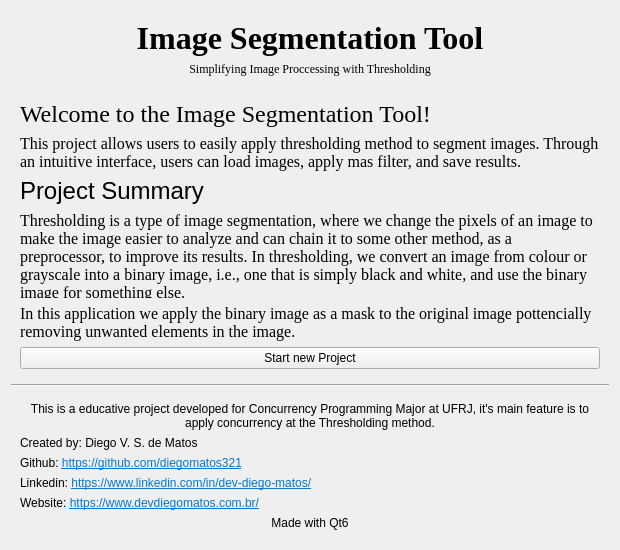
<?xml version="1.0" encoding="UTF-8"?>
<ui version="4.0">
 <class>WelcomePage</class>
 <widget class="QWidget" name="WelcomePage">
  <property name="geometry">
   <rect>
    <x>0</x>
    <y>0</y>
    <width>620</width>
    <height>550</height>
   </rect>
  </property>
  <property name="minimumSize">
   <size>
    <width>620</width>
    <height>550</height>
   </size>
  </property>
  <property name="windowTitle">
   <string>Form</string>
  </property>
  <layout class="QVBoxLayout" name="verticalLayout">
   <item>
    <widget class="QWidget" name="PageHeader" native="true">
     <layout class="QVBoxLayout" name="verticalLayout_2">
      <item>
       <widget class="QLabel" name="title">
        <property name="font">
         <font>
          <family>Times New Roman</family>
          <pointsize>24</pointsize>
          <bold>true</bold>
         </font>
        </property>
        <property name="text">
         <string>Image Segmentation Tool</string>
        </property>
        <property name="alignment">
         <set>Qt::AlignmentFlag::AlignHCenter|Qt::AlignmentFlag::AlignTop</set>
        </property>
       </widget>
      </item>
      <item>
       <widget class="QLabel" name="description">
        <property name="font">
         <font>
          <family>Times New Roman</family>
         </font>
        </property>
        <property name="text">
         <string>Simplifying Image Proccessing with Thresholding</string>
        </property>
        <property name="alignment">
         <set>Qt::AlignmentFlag::AlignHCenter|Qt::AlignmentFlag::AlignTop</set>
        </property>
       </widget>
      </item>
     </layout>
    </widget>
   </item>
   <item>
    <spacer name="verticalSpacer">
     <property name="orientation">
      <enum>Qt::Orientation::Vertical</enum>
     </property>
     <property name="sizeHint" stdset="0">
      <size>
       <width>20</width>
       <height>40</height>
      </size>
     </property>
    </spacer>
   </item>
   <item>
    <widget class="QWidget" name="PageContent" native="true">
     <layout class="QVBoxLayout" name="verticalLayout_3">
      <item>
       <widget class="QLabel" name="label_4">
        <property name="font">
         <font>
          <family>Times New Roman</family>
          <pointsize>18</pointsize>
         </font>
        </property>
        <property name="text">
         <string>Welcome to the Image Segmentation Tool!</string>
        </property>
       </widget>
      </item>
      <item>
       <widget class="QLabel" name="label_6">
        <property name="font">
         <font>
          <family>Times New Roman</family>
          <pointsize>12</pointsize>
         </font>
        </property>
        <property name="text">
         <string>&lt;html&gt;&lt;head/&gt;&lt;body&gt;&lt;p&gt;This project allows users to easily apply thresholding method to segment images. Through an intuitive interface, users can load images, apply mas filter, and save results. &lt;/p&gt;&lt;/body&gt;&lt;/html&gt;</string>
        </property>
        <property name="wordWrap">
         <bool>true</bool>
        </property>
       </widget>
      </item>
      <item>
       <widget class="QLabel" name="label_7">
        <property name="font">
         <font>
          <pointsize>18</pointsize>
         </font>
        </property>
        <property name="text">
         <string>Project Summary</string>
        </property>
       </widget>
      </item>
      <item>
       <widget class="QLabel" name="label">
        <property name="font">
         <font>
          <family>Times New Roman</family>
          <pointsize>12</pointsize>
         </font>
        </property>
        <property name="text">
         <string>&lt;html&gt;&lt;head/&gt;&lt;body&gt;&lt;p&gt;Thresholding is a type of image segmentation, where we change the pixels of an image to make the image easier to analyze and can chain it to some other method, as a preprocessor, to improve its results. In thresholding, we convert an image from colour or grayscale into a binary image, i.e., one that is simply black and white, and use the binary image for something else. &lt;/p&gt;&lt;/body&gt;&lt;/html&gt;</string>
        </property>
        <property name="wordWrap">
         <bool>true</bool>
        </property>
       </widget>
      </item>
      <item>
       <widget class="QLabel" name="label_10">
        <property name="font">
         <font>
          <family>Times New Roman</family>
          <pointsize>12</pointsize>
         </font>
        </property>
        <property name="text">
         <string>In this application we apply the binary image as a mask to the original image pottencially removing unwanted elements in the image.</string>
        </property>
        <property name="wordWrap">
         <bool>true</bool>
        </property>
       </widget>
      </item>
      <item>
       <widget class="QPushButton" name="pushButton">
        <property name="text">
         <string>Start new Project</string>
        </property>
       </widget>
      </item>
     </layout>
    </widget>
   </item>
   <item>
    <widget class="Line" name="line">
     <property name="orientation">
      <enum>Qt::Orientation::Horizontal</enum>
     </property>
    </widget>
   </item>
   <item>
    <widget class="QWidget" name="widget" native="true">
     <layout class="QVBoxLayout" name="verticalLayout_4">
      <item>
       <widget class="QLabel" name="label_11">
        <property name="text">
         <string>&lt;html&gt;&lt;head/&gt;&lt;body&gt;&lt;p&gt;This is a educative project developed for Concurrency Programming Major at UFRJ, it's main feature is to apply concurrency at the Thresholding method.&lt;/p&gt;&lt;/body&gt;&lt;/html&gt;</string>
        </property>
        <property name="alignment">
         <set>Qt::AlignmentFlag::AlignCenter</set>
        </property>
        <property name="wordWrap">
         <bool>true</bool>
        </property>
       </widget>
      </item>
      <item>
       <widget class="QLabel" name="label_2">
        <property name="text">
         <string>Created by: Diego V. S. de Matos</string>
        </property>
       </widget>
      </item>
      <item>
       <widget class="QLabel" name="label_5">
        <property name="text">
         <string>&lt;html&gt;&lt;head/&gt;&lt;body&gt;&lt;p&gt;Github: &lt;a href=&quot;https://github.com/diegomatos321&quot;&gt;&lt;span style=&quot; text-decoration: underline; color:#0078d7;&quot;&gt;https://github.com/diegomatos321&lt;/span&gt;&lt;/a&gt;&lt;/p&gt;&lt;/body&gt;&lt;/html&gt;</string>
        </property>
       </widget>
      </item>
      <item>
       <widget class="QLabel" name="label_3">
        <property name="text">
         <string>&lt;html&gt;&lt;head/&gt;&lt;body&gt;&lt;p&gt;Linkedin: &lt;a href=&quot;https://www.linkedin.com/in/dev-diego-matos/&quot;&gt;&lt;span style=&quot; text-decoration: underline; color:#0078d7;&quot;&gt;https://www.linkedin.com/in/dev-diego-matos/&lt;/span&gt;&lt;/a&gt;&lt;/p&gt;&lt;/body&gt;&lt;/html&gt;</string>
        </property>
       </widget>
      </item>
      <item>
       <widget class="QLabel" name="label_8">
        <property name="text">
         <string>&lt;html&gt;&lt;head/&gt;&lt;body&gt;&lt;p&gt;Website: &lt;a href=&quot;https://www.devdiegomatos.com.br/&quot;&gt;&lt;span style=&quot; text-decoration: underline; color:#0078d7;&quot;&gt;https://www.devdiegomatos.com.br/&lt;/span&gt;&lt;/a&gt;&lt;/p&gt;&lt;/body&gt;&lt;/html&gt;</string>
        </property>
       </widget>
      </item>
      <item>
       <widget class="QLabel" name="label_9">
        <property name="text">
         <string>Made with Qt6</string>
        </property>
        <property name="alignment">
         <set>Qt::AlignmentFlag::AlignCenter</set>
        </property>
       </widget>
      </item>
     </layout>
    </widget>
   </item>
  </layout>
 </widget>
 <resources/>
 <connections/>
</ui>
